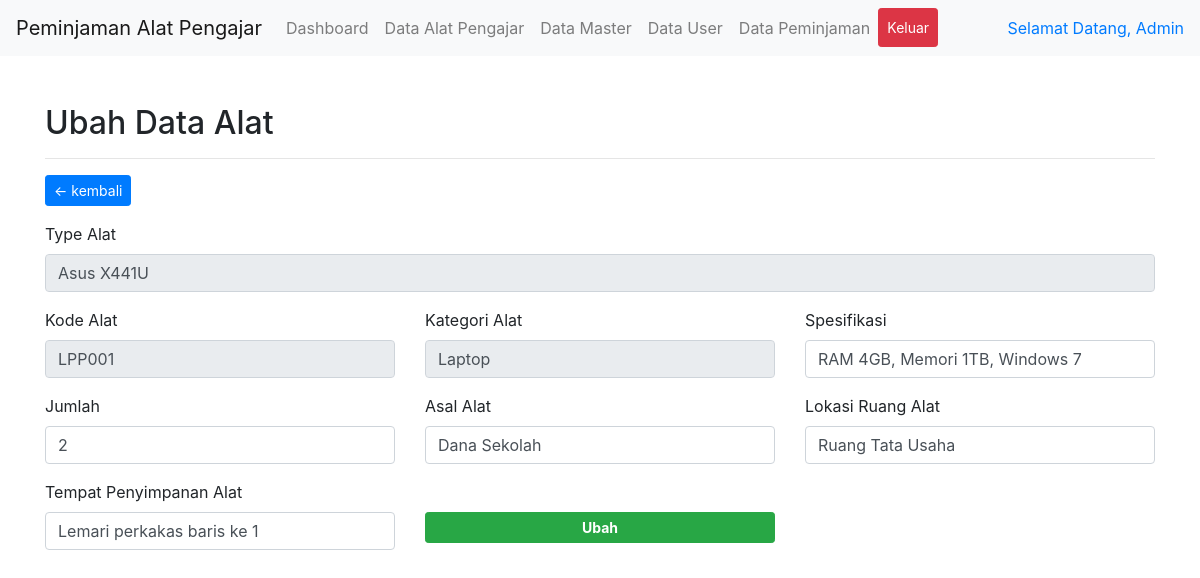
Page /admin/data-barang.php?p=edit-barang&id=1 (signed in) on the committed database.
### tables this page shows
CREATE TABLE `barang` (
  `id_barang` int(11) NOT NULL,
  `id_user` int(11) NOT NULL,
  `spesifikasi` text NOT NULL,
  `jumlah` varchar(20) NOT NULL,
  `asal_barang` text NOT NULL,
  `nama_barang` varchar(50) NOT NULL,
  `tgl_regis` date NOT NULL DEFAULT current_timestamp(),
  `lokasi` varchar(100) NOT NULL,
  `tempat` varchar(100) NOT NULL,
  `kd_jenis` varchar(20) NOT NULL,
  `kategori_barang` varchar(20) NOT NULL
);

### admin/includes/edit-barang.php (the view, shortened to what this page needs)
<div class="container mt-5">
  <h2>Ubah Data Alat</h2>
  <hr>
  <a href="data-barang.php" class="btn btn-primary btn-sm float-left">← kembali</a>
  <div class="clearfix"></div>
  <?php
  $barang = $conn->query("SELECT * FROM barang WHERE id_barang = '" .$_GET['id']. "'");
  $data = $barang->fetch_assoc();
  ?>
  <form action="proses/proses-ubah-barang.php" method="POST" class="mt-3" autocomplete="off">
    <div class="form-group">
      <div class="form-group">
          <label for="nama_barang">Type Alat</label>
      <input type="text" name="nama_barang" placeholder="Contoh: Kursi" class="form-control" autofocus required value="<?= $data['nama_barang'] ?>" required readonly>
 </div>
 <div class="row">
      <div class="col-md-4">
        <div class="form-group">
          <label for="kd_jenis">Kode Alat</label>
          <input type="text" name="kd_jenis" class="form-control" required placeholder="Contoh: RAM 4 GB,dst" value="<?= $data['kd_jenis'] ?>" required readonly>
 </div>
      </div>
      <div class="col-md-4">
        <div class="form-group">
   <label for="kategori_barang">Kategori Alat</label>
   <input type="text" name="kategori_barang" class="form-control" required value="<?= $data['kategori_barang'] ?>" Required readonly>
 </div>
      </div>
      <div class="col-md-4">
        <div class="form-group">
          <label for="spesifikasi">Spesifikasi</label>
          <input type="text" name="spesifikasi" class="form-control" required placeholder="Contoh: RAM 4 GB,dst" value="<?= $data['spesifikasi'] ?>">
 </div>
      </div>
      <div class="col-md-4">
        <div class="form-group">
   <label for="jumlah">Jumlah</label>
   <input type="number" name="jumlah" min="1" placeholder="1" class="form-control" required value="<?= $data['jumlah'] ?>">
 </div>
      </div>
      <div class="col-md-4">
 <div class="form-group">
   <label for="asal_barang">Asal Alat</label>
   <input type="text" name="asal_barang" class="form-control" value="<?= $data['asal_barang'] ?>">
 </div>
      </div>
      <div class="col-md-4">
 <div class="form-group">
   <label for="lokasi">Lokasi Ruang Alat</label>
   <input type="text" name="lokasi" class="form-control" value="<?= $data['lokasi'] ?>">
 </div>
      </div>
    <div class="col-md-4">
 <div class="form-group">
   <label for="tempat">Tempat Penyimpanan Alat</label>
   <input type="text" name="tempat" class="form-control" value="<?= $data['tempat'] ?>">
 </div>
      </div>
      <div class="col-md-4">
 <button type="submit" name="simpan" class="btn btn-success btn-sm" style="margin-top:32px; width:100%;"><b>Ubah</b></button>
      </div>
    </div>
  </form>
</div>

### rows in the picture
barang: nama_barang "Asus X441U", kd_jenis "LPP001", kategori_barang "Laptop", spesifikasi "RAM 4GB, Memori 1TB, Windows 7", jumlah "2", asal_barang "Dana Sekolah", lokasi "Ruang Tata Usaha", tempat "Lemari perkakas baris ke 1"

### other values in the picture
$_SESSION['name'] "Admin"
